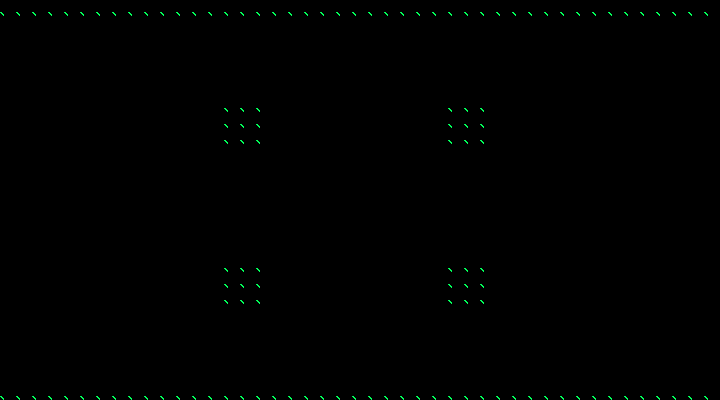

Below is a game level as drawn by its tile map, then a one-line description and the .tmx that defines it (tile-layer data replaced by summaries):
An orthogonal 45x25 tile map with 16x16 px tiles, 1 tile layer (Tiles), 2 tilesets and 74 objects (70x enemy, 4x node).

<map version="1.0" orientation="orthogonal" width="45" height="25" tilewidth="16" tileheight="16">
 <tileset firstgid="1" name="Tiles" tilewidth="16" tileheight="16">
  <image source="../images/Wall-Terrain-Tiles.png" width="256" height="112" />
 </tileset>
 <tileset firstgid="113" name="Enemies" tilewidth="16" tileheight="16">
  <image source="../images/enemy.png" width="16" height="16" />
 </tileset>
 <layer name="Tiles" width="45" height="25">
  <properties>
   <property name="collision" value="true" />
   <property name="tileset" value="Tiles" />
  </properties>
  <data>[1125 cells, 126 non-empty, 1 distinct tile ids]</data>
 </layer>
 <objectgroup name="Enemies" width="45" height="25">
  <object type="node" gid="113" x="320" y="128" />
  <object name="4" type="enemy" gid="113" x="224" y="96" />
  <object name="4" type="enemy" gid="113" x="240" y="96" />
  <object name="4" type="enemy" gid="113" x="256" y="96" />
  <object name="4" type="enemy" gid="113" x="272" y="112" />
  <object name="4" type="enemy" gid="113" x="272" y="128" />
  <object name="4" type="enemy" gid="113" x="272" y="144" />
  <object name="4" type="enemy" gid="113" x="256" y="160" />
  <object name="4" type="enemy" gid="113" x="240" y="160" />
  <object name="4" type="enemy" gid="113" x="224" y="160" />
  <object name="4" type="enemy" gid="113" x="208" y="128" />
  <object name="4" type="enemy" gid="113" x="208" y="112" />
  <object name="4" type="enemy" gid="113" x="208" y="144" />
  <object name="4" type="enemy" gid="113" x="208" y="272" />
  <object name="4" type="enemy" gid="113" x="272" y="272" />
  <object name="4" type="enemy" gid="113" x="240" y="256" />
  <object name="4" type="enemy" gid="113" x="224" y="256" />
  <object name="4" type="enemy" gid="113" x="272" y="304" />
  <object name="4" type="enemy" gid="113" x="208" y="304" />
  <object name="4" type="enemy" gid="113" x="208" y="288" />
  <object name="4" type="enemy" gid="113" x="272" y="288" />
  <object name="4" type="enemy" gid="113" x="224" y="320" />
  <object name="4" type="enemy" gid="113" x="256" y="256" />
  <object name="4" type="enemy" gid="113" x="240" y="320" />
  <object name="4" type="enemy" gid="113" x="256" y="320" />
  <object name="4" type="enemy" gid="113" x="432" y="272" />
  <object name="4" type="enemy" gid="113" x="496" y="272" />
  <object name="4" type="enemy" gid="113" x="464" y="256" />
  <object name="4" type="enemy" gid="113" x="448" y="256" />
  <object name="4" type="enemy" gid="113" x="496" y="304" />
  <object name="4" type="enemy" gid="113" x="432" y="304" />
  <object name="4" type="enemy" gid="113" x="432" y="288" />
  <object name="4" type="enemy" gid="113" x="496" y="288" />
  <object name="4" type="enemy" gid="113" x="448" y="320" />
  <object name="4" type="enemy" gid="113" x="480" y="256" />
  <object name="4" type="enemy" gid="113" x="464" y="320" />
  <object name="4" type="enemy" gid="113" x="480" y="320" />
  <object name="4" type="enemy" gid="113" x="432" y="112" />
  <object name="4" type="enemy" gid="113" x="496" y="112" />
  <object name="4" type="enemy" gid="113" x="464" y="96" />
  <object name="4" type="enemy" gid="113" x="448" y="96" />
  <object name="4" type="enemy" gid="113" x="496" y="144" />
  <object name="4" type="enemy" gid="113" x="432" y="144" />
  <object name="4" type="enemy" gid="113" x="432" y="128" />
  <object name="4" type="enemy" gid="113" x="496" y="128" />
  <object name="4" type="enemy" gid="113" x="448" y="160" />
  <object name="4" type="enemy" gid="113" x="480" y="96" />
  <object name="4" type="enemy" gid="113" x="464" y="160" />
  <object name="4" type="enemy" gid="113" x="480" y="160" />
  <object type="node" gid="113" x="384" y="128" />
  <object type="node" gid="113" x="320" y="288" />
  <object type="node" gid="113" x="384" y="288" />
  <object name="0" type="enemy" gid="113" x="352" y="192" />
  <object name="0" type="enemy" gid="113" x="336" y="176" />
  <object name="0" type="enemy" gid="113" x="368" y="176" />
  <object name="0" type="enemy" gid="113" x="352" y="160" />
  <object name="0" type="enemy" gid="113" x="352" y="96" />
  <object name="0" type="enemy" gid="113" x="336" y="80" />
  <object name="0" type="enemy" gid="113" x="368" y="80" />
  <object name="0" type="enemy" gid="113" x="352" y="64" />
  <object name="1" type="enemy" gid="113" x="368" y="336" />
  <object name="1" type="enemy" gid="113" x="352" y="256" />
  <object name="1" type="enemy" gid="113" x="368" y="240" />
  <object name="1" type="enemy" gid="113" x="336" y="240" />
  <object name="1" type="enemy" gid="113" x="336" y="336" />
  <object name="1" type="enemy" gid="113" x="352" y="352" />
  <object name="1" type="enemy" gid="113" x="352" y="320" />
  <object name="1" type="enemy" gid="113" x="352" y="224" />
  <object name="2" type="enemy" gid="113" x="464" y="128" />
  <object name="2" type="enemy" gid="113" x="464" y="288" />
  <object name="2" type="enemy" gid="113" x="240" y="288" />
  <object name="2" type="enemy" gid="113" x="240" y="128" />
  <object name="3" type="enemy" gid="113" x="416" y="208" />
  <object name="3" type="enemy" gid="113" x="288" y="208" />
 </objectgroup>
</map>
